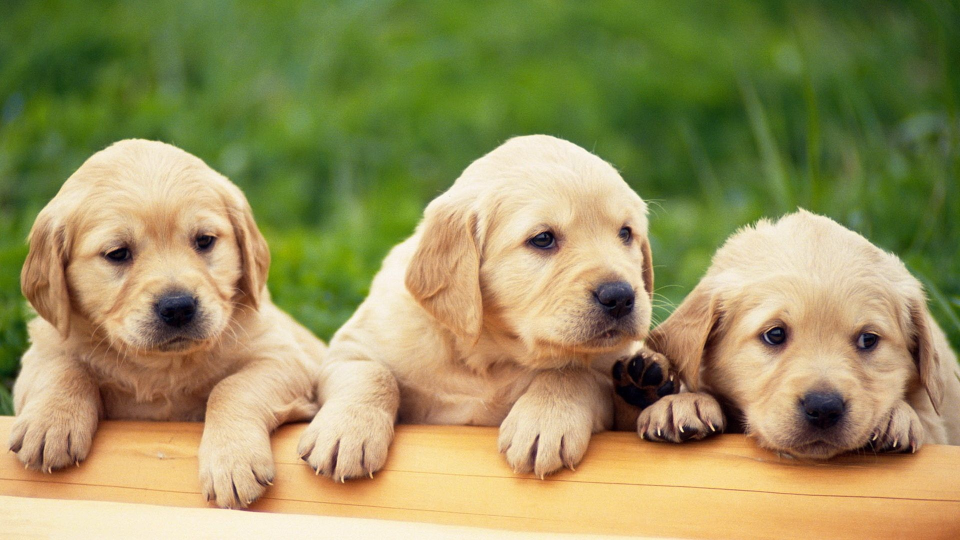
#> input picture img/puppy.jpg, 1920 x 1080 px (shown at 1/2 size)
$ python bitwise.py
#> lines starting #> are read from the running program, lines starting #| are printed output that depends on the picture; after the words box and inside, x2 and y2 are one past the last pixel; in counts of white or black regions, pixels touching at a corner belong together
#> further down, img is the input picture: shape (1080, 1920, 3); mean B, G, R 93.2, 145.4, 152.3
### rescale.py
import cv2 as cv


def rescaleFrame(frame, scale = 0.75):
    # works for images, videos
#> called with scale = 0.3
    width = int(frame.shape[1]*scale)
#> width = 576
    height = int(frame.shape[0]*scale)
#> height = 324
    dimensions = (width, height)
#> dimensions = (576, 324)

    return cv.resize(frame,dimensions, interpolation = cv.INTER_AREA)
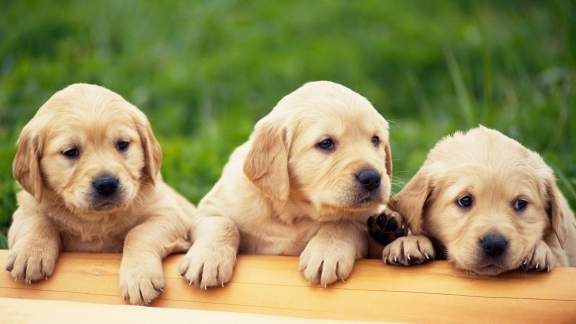
#> returned value: shape (324, 576, 3); mean of channels 0, 1, 2 93.2, 145.4, 152.3; drawn as B, G, R

# [4 lines left out: function changeRes, not called in this run]

# [21 lines of commented-out code are left out]

### bitwise.py
import cv2
import numpy as np
import rescale

img = cv2.imread('img/puppy.jpg')
cv2.imshow("Puppy",img)

rescaled_img = rescale.rescaleFrame(img,scale=0.3)
cv2.imshow("Rescaled_img",rescaled_img)

blank = np.zeros((400,400), dtype= 'uint8')
rectangle = cv2.rectangle(blank.copy(), (30,30), (300,300), 255, -1)
circle = cv2.circle(blank.copy(), (200,200), 200, 255,-1)

cv2.imshow("Rectangle",rectangle)
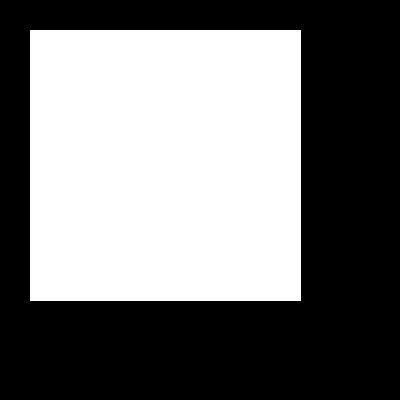
#> window 'Rectangle': shape (400, 400); 45.9% white; 1 white region, box (x1, y1, x2, y2) and area: (30, 30, 301, 301) 73441
cv2.imshow("Circle",circle)
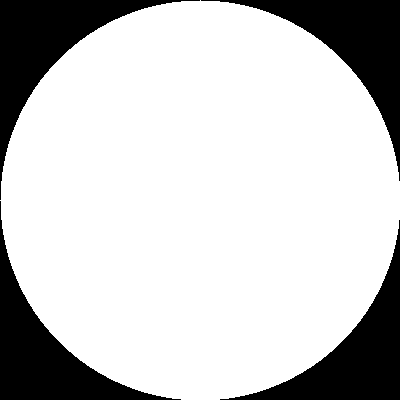
#> window 'Circle': shape (400, 400); 78.5% white; 4 black regions, box (x1, y1, x2, y2) and area: (0, 0, 200, 200) 8793, (201, 0, 400, 181) 8593, (0, 201, 181, 400) 8593, (220, 220, 400, 400) 8394

# bitwise AND  - intersecting regions
bit_and = cv2.bitwise_and(rectangle, circle)
cv2.imshow("AND",bit_and)
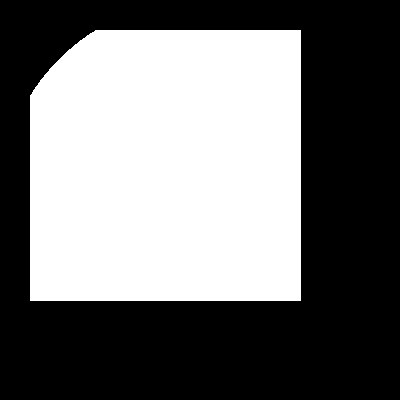
#> window 'AND': shape (400, 400); 44.8% white; 1 white region, box (x1, y1, x2, y2) and area: (30, 30, 301, 301) 71608

# bitwise OR - non-intersecting and intersecting regions
bit_or = cv2.bitwise_or(rectangle, circle)
cv2.imshow("OR",bit_or)
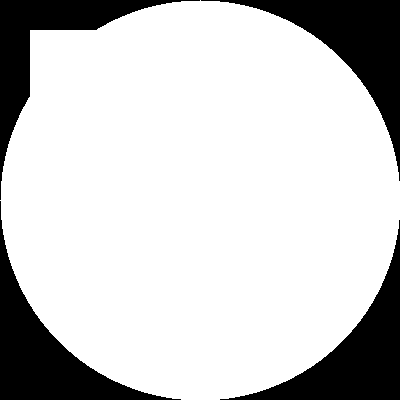
#> window 'OR': shape (400, 400); 79.7% white; 4 black regions, box (x1, y1, x2, y2) and area: (201, 0, 400, 181) 8593, (0, 201, 181, 400) 8593, (220, 220, 400, 400) 8394, (0, 0, 200, 200) 6960

# bitwise XOR - good for getting non-intersecting regions
bit_xor = cv2.bitwise_xor(rectangle, circle)
cv2.imshow("XOR",bit_xor)
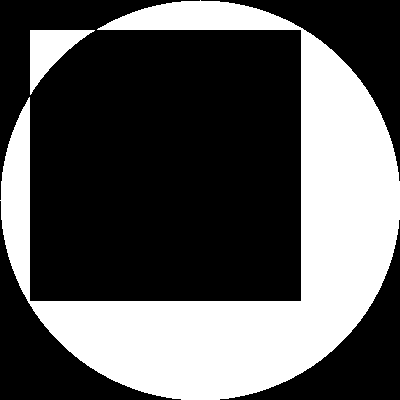
#> window 'XOR': shape (400, 400); 34.9% white; 2 white regions, box (x1, y1, x2, y2) and area: (0, 0, 400, 400) 54019, (30, 30, 95, 95) 1833

# bitwise NOT
bit_not = cv2.bitwise_not(rectangle)
cv2.imshow("NOT", bit_not)

cv2.waitKey(0)
